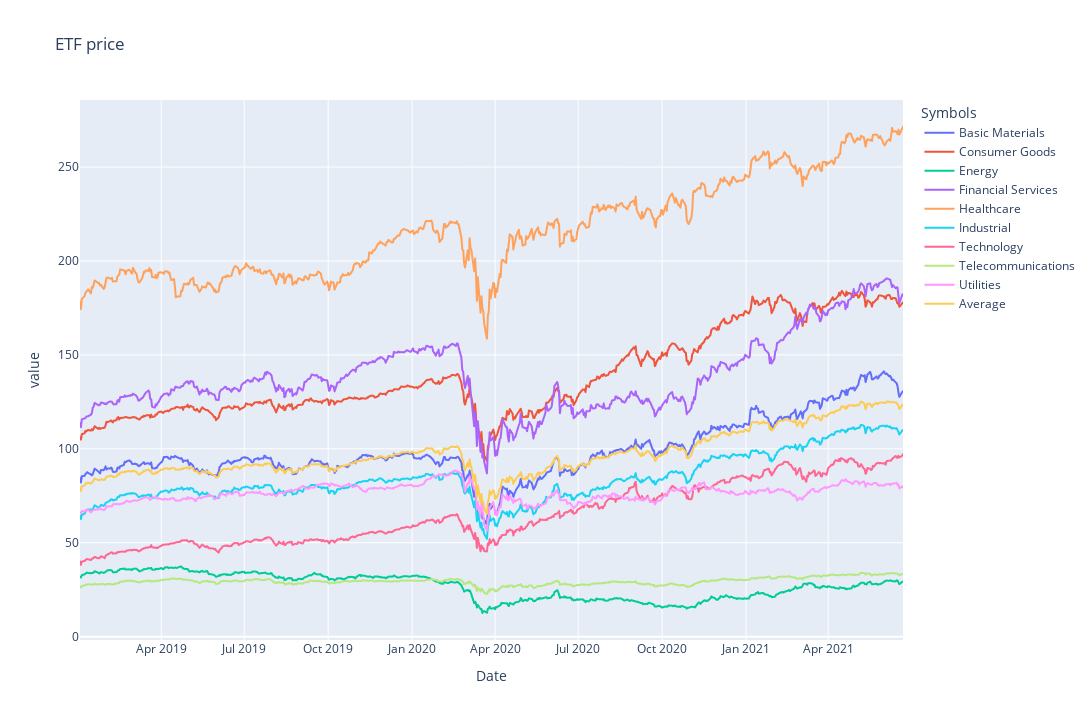

The notebook cell this image was saved under:
### Code cell
#Create plot of the ETFs prices
import plotly.express as px

px.line(data,width=1280,height=720,title='ETF price')

### Figure 1 — Plotly figure (JSON) as saved in the notebook; plotly's stock layout.template omitted (floating-point values rounded to 4 significant figures; data arrays with more than 128 entries replaced by an {"elided": "..."} marker saying what was removed)
{"data": [{"hovertemplate": "Symbols=Basic Materials<br>Date=%{x}<br>value=%{y}<extra></extra>", "legendgroup": "Basic Materials", "line": {"color": "#636efa", "dash": "solid"}, "mode": "lines", "name": "Basic Materials", "showlegend": true, "type": "scattergl", "x": {"elided": "623 str values"}, "xaxis": "x", "y": {"elided": "623 float values"}, "yaxis": "y"}, {"hovertemplate": "Symbols=Consumer Goods<br>Date=%{x}<br>value=%{y}<extra></extra>", "legendgroup": "Consumer Goods", "line": {"color": "#EF553B", "dash": "solid"}, "mode": "lines", "name": "Consumer Goods", "showlegend": true, "type": "scattergl", "x": {"elided": "623 str values"}, "xaxis": "x", "y": {"elided": "623 float values"}, "yaxis": "y"}, {"hovertemplate": "Symbols=Energy<br>Date=%{x}<br>value=%{y}<extra></extra>", "legendgroup": "Energy", "line": {"color": "#00cc96", "dash": "solid"}, "mode": "lines", "name": "Energy", "showlegend": true, "type": "scattergl", "x": {"elided": "623 str values"}, "xaxis": "x", "y": {"elided": "623 float values"}, "yaxis": "y"}, {"hovertemplate": "Symbols=Financial Services<br>Date=%{x}<br>value=%{y}<extra></extra>", "legendgroup": "Financial Services", "line": {"color": "#ab63fa", "dash": "solid"}, "mode": "lines", "name": "Financial Services", "showlegend": true, "type": "scattergl", "x": {"elided": "623 str values"}, "xaxis": "x", "y": {"elided": "623 float values"}, "yaxis": "y"}, {"hovertemplate": "Symbols=Healthcare<br>Date=%{x}<br>value=%{y}<extra></extra>", "legendgroup": "Healthcare", "line": {"color": "#FFA15A", "dash": "solid"}, "mode": "lines", "name": "Healthcare", "showlegend": true, "type": "scattergl", "x": {"elided": "623 str values"}, "xaxis": "x", "y": {"elided": "623 float values"}, "yaxis": "y"}, {"hovertemplate": "Symbols=Industrial<br>Date=%{x}<br>value=%{y}<extra></extra>", "legendgroup": "Industrial", "line": {"color": "#19d3f3", "dash": "solid"}, "mode": "lines", "name": "Industrial", "showlegend": true, "type": "scattergl", "x": {"elided": "623 str values"}, "xaxis": "x", "y": {"elided": "623 float values"}, "yaxis": "y"}, {"hovertemplate": "Symbols=Technology<br>Date=%{x}<br>value=%{y}<extra></extra>", "legendgroup": "Technology", "line": {"color": "#FF6692", "dash": "solid"}, "mode": "lines", "name": "Technology", "showlegend": true, "type": "scattergl", "x": {"elided": "623 str values"}, "xaxis": "x", "y": {"elided": "623 float values"}, "yaxis": "y"}, {"hovertemplate": "Symbols=Telecommunications<br>Date=%{x}<br>value=%{y}<extra></extra>", "legendgroup": "Telecommunications", "line": {"color": "#B6E880", "dash": "solid"}, "mode": "lines", "name": "Telecommunications", "showlegend": true, "type": "scattergl", "x": {"elided": "623 str values"}, "xaxis": "x", "y": {"elided": "623 float values"}, "yaxis": "y"}, {"hovertemplate": "Symbols=Utilities<br>Date=%{x}<br>value=%{y}<extra></extra>", "legendgroup": "Utilities", "line": {"color": "#FF97FF", "dash": "solid"}, "mode": "lines", "name": "Utilities", "showlegend": true, "type": "scattergl", "x": {"elided": "623 str values"}, "xaxis": "x", "y": {"elided": "623 float values"}, "yaxis": "y"}, {"hovertemplate": "Symbols=Average<br>Date=%{x}<br>value=%{y}<extra></extra>", "legendgroup": "Average", "line": {"color": "#FECB52", "dash": "solid"}, "mode": "lines", "name": "Average", "showlegend": true, "type": "scattergl", "x": {"elided": "623 str values"}, "xaxis": "x", "y": {"elided": "623 float values"}, "yaxis": "y"}], "layout": {"height": 720, "legend": {"title": {"text": "Symbols"}, "tracegroupgap": 0}, "title": {"text": "ETF price"}, "width": 1280, "xaxis": {"anchor": "y", "domain": [0, 1], "title": {"text": "Date"}}, "yaxis": {"anchor": "x", "domain": [0, 1], "title": {"text": "value"}}}}
